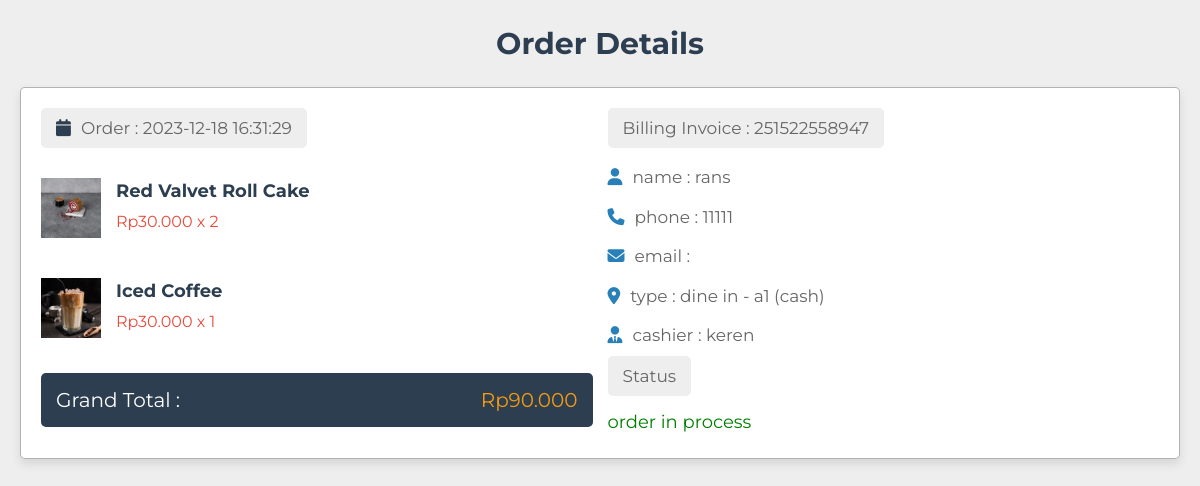
Screenshot of /products/detail_orders.php?invoice=251522558947 with the database file from the repository.
### tables this page shows
CREATE TABLE `products` (
  `id_product` int(11) NOT NULL,
  `product_name` varchar(50) NOT NULL,
  `description` varchar(200) DEFAULT NULL,
  `category` varchar(15) DEFAULT NULL,
  `price` int(10) NOT NULL,
  `status` enum('active','draft','empty') NOT NULL,
  `stock` int(11) NOT NULL,
  `image` varchar(100) DEFAULT NULL
);

CREATE TABLE `orders` (
  `invoice` varchar(12) NOT NULL,
  `id_cart` varchar(20) NOT NULL,
  `name` varchar(50) NOT NULL,
  `number` varchar(12) DEFAULT NULL,
  `email` varchar(50) DEFAULT NULL,
  `address_table` varchar(200) NOT NULL,
  `address_type` varchar(10) NOT NULL,
  `method` varchar(50) NOT NULL,
  `grand_price` int(10) NOT NULL,
  `quantity` int(2) NOT NULL,
  `date` datetime NOT NULL DEFAULT current_timestamp(),
  `status` varchar(50) DEFAULT NULL,
  `id_admin` int(11) NOT NULL
);

CREATE TABLE `detail_cart` (
  `id_cart` varchar(20) NOT NULL,
  `id_product` int(11) NOT NULL,
  `quantity` int(11) NOT NULL
);

### products/detail_orders.php (the view, shortened to what this page needs)
<?php
require_once '../component/functions.php';
if (isset($_GET['invoice'])) {
   $invoice = $_GET['invoice'];
} else {
   $invoice = '';
   header('location:orders.php?table=' . $table);
}
?>
<!DOCTYPE html>
<html lang="en">
<head>
   <link rel="stylesheet" href="https://cdnjs.cloudflare.com/ajax/libs/font-awesome/6.2.1/css/all.min.css">
   <link rel="stylesheet" href="css/detail_orders.css">
</head>
<body>
   <section class="order-details">
      <h1 class="heading">order details</h1>
      <div class="box-container">
         <?php
         $select_orders = $conn->prepare("SELECT * FROM `orders` INNER JOIN detail_cart ON orders.id_cart = detail_cart.id_cart WHERE invoice = ? LIMIT 1");
         $select_orders->execute([$invoice]);
         if ($select_orders->rowCount() > 0) {
            while ($fetch_order = $select_orders->fetch(PDO::FETCH_ASSOC)) {
               $select_admin = $conn->prepare("SELECT * FROM `administrator` WHERE id_admin = ?");
               $select_admin->execute([$fetch_order['id_admin']]);
               $fetch_admin = $select_admin->fetch(PDO::FETCH_ASSOC);
               $select_product = $conn->prepare("SELECT * FROM `products` WHERE id_product = ? LIMIT 1");
               $select_product->execute([$fetch_order['id_product']]);
               if ($select_product->rowCount() > 0) {
                  while ($fetch_product = $select_product->fetch(PDO::FETCH_ASSOC)) {
         ?>
                     <div class="box">
                        <div class="col">
                           <p class="title"><i class="fas fa-calendar"></i>Order : <?= $fetch_order['date']; ?></p>
                           <?php
                           if (isset($_GET['get_id'])) {
                              $select_get = $conn->prepare("SELECT * FROM `products` WHERE id_product = ?");
                              $select_get->execute([$_GET['get_id']]);
                              while ($fetch_get = $select_get->fetch(PDO::FETCH_ASSOC)) {
                           ?>
                                 <?php
                              }
                           } else {
                              $select_cart = $conn->prepare("SELECT * FROM `orders` INNER JOIN detail_cart ON orders.id_cart = detail_cart.id_cart WHERE invoice = ?");
                              $select_cart->execute([$invoice]);
                              if ($select_cart->rowCount() > 0) {
                                 while ($fetch_cart = $select_cart->fetch(PDO::FETCH_ASSOC)) {
                                    $select_products = $conn->prepare("SELECT * FROM `products` WHERE id_product = ?");
                                    $select_products->execute([$fetch_cart['id_product']]);
                                    $fetch_product = $select_products->fetch(PDO::FETCH_ASSOC);
                                 ?>
                                    <div class="flex">
                                       <img src="../img/<?= $fetch_product['image']; ?>" class="image" alt="">
                                       <div>
                                          <h3 class="name"><?= $fetch_product['product_name']; ?></h3>
                                          <p class="price">Rp<?= number_format($fetch_product['price'], 0, ',', '.'); ?> x <?= $fetch_cart['quantity']; ?></p>
                                       </div>
                                    </div>
                           <?php
                                 }
                              } else {
                                 echo '<p class="empty">your cart is empty</p>';
                              }
                           }
                           ?>
                           <p class="grand-total">grand total : <span>Rp<?= number_format($fetch_order['grand_price'], 0, ',', '.'); ?></span></p>
                        </div>
                        <div class="col">
                           <p class="title">billing invoice : <?= $fetch_order['invoice']; ?></p>
                           <p class="user"><i class="fas fa-user"></i>name : <?= $fetch_order['name']; ?></p>
                           <p class="user"><i class="fas fa-phone"></i>phone : <?= $fetch_order['number']; ?></p>
                           <p class="user"><i class="fas fa-envelope"></i>email : <?= $fetch_order['email']; ?></p>
                           <p class="user"><i class="fas fa-map-marker-alt"></i>type : <?= $fetch_order['address_type'] ?> - <?= $fetch_order['address_table']; ?> (<?= $fetch_order['method']; ?>)</p>
                           <p class="user"><i class="fa-solid fa-user-tie"></i>cashier : <?= $fetch_admin['username'] ?></p>
                           <p class="title">status</p>
                           <p class="status" style="color:<?php if ($fetch_order['status'] == 'needs payment') {
                                                               echo 'orange';
                                                            } elseif ($fetch_order['status'] == 'canceled') {
                                                               echo 'red';
                                                            } elseif ($fetch_order['status'] == 'order in process') {
                                                               echo 'green';
                                                            } else {
                                                               echo 'grey';
                                                            }; ?>"><?= $fetch_order['status']; ?></p>
                        </div>
                     </div>
         <?php
                  }
               } else {
                  echo '<p class="empty">product not found!</p>';
               }
            }
         } else {
            echo '<p class="empty">no orders found!</p>';
         }
         ?>
      </div>
   </section>
</body>
</html>

### products/css/detail_orders.css (style rules this page uses)
:root { --main-color:#2980b9; --red:#e74c3c; --orange:#f39c12; --green: rgb(14, 188, 14); --light-color:#666; --light-bg:#eee; --white:#fff; --black:#2c3e50; --border:.1rem solid rgba(0,0,0,.3); --box-shodow:0 .5rem 1rem rgba(0,0,0,.1); }
* { font-family: 'Montserrat', sans-serif; margin: 0; padding: 0; box-sizing: border-box; outline: none; border: none; text-decoration: none; }
html { font-size: 62.5%; overflow-x: hidden; }
body { background: var(--light-bg); }
section { padding:2.5rem 2rem; max-width: 1200px; margin: 0 auto; }
.heading { text-align: center; padding-bottom: 2.5rem; font-size: 3rem; color: var(--black); text-transform: capitalize; }
.order-details .box-container { background-color: var(--white); border: var(--border); border-radius: .5rem; padding: 2rem; box-shadow: var(--box-shodow); }
.order-details .box-container .box { display: flex; gap: 1.5rem; flex-wrap: wrap; align-items: flex-start; overflow-x: hidden; }
.order-details .box-container .box .col { flex: 1 1 40rem; }
.order-details .box-container .box .col .image { height: 6rem; width: 6rem; object-fit: contain; margin: 1rem 0; }
.order-details .box-container .box .col .title { border-radius: .5rem; margin-bottom: 1rem; padding: 1rem 1.5rem; font-size: 1.7rem; color: var(--light-color); background-color: var(--light-bg); display: inline-block; text-transform: capitalize; }
.order-details .box-container .box .col .title i { margin-right: 1rem; color: var(--black); }
.order-details .box-container .box .col .price { color: var(--red); font-size: 1.8rem; padding: .5rem 0; }
.order-details .box-container .box .col .name { font-size: 2rem; color: var(--black); text-overflow: ellipsis; overflow-x: hidden; }
.order-details .box-container .box .col .user { padding: .7rem 0; font-size: 1.7rem; color: var(--light-color); line-height: 1.5; }
.order-details .box-container .box .col .user i { margin-right: 1rem; color: var(--main-color); }
.order-details .box-container .box .col .grand-total { background-color: var(--black); display: flex; align-items: center; justify-content: space-between; gap: 1.5rem; flex-wrap: wrap; padding:1.5rem; font-size: 2rem; color: var(--white); border-radius: .5rem; text-transform: capitalize; margin-top: 1.5rem; }
.order-details .box-container .box .col .grand-total span { color: var(--orange); }
.order-details .box-container .box .col .status { font-size: 1.8rem; padding: .5rem 0; }
.box-container .box .col .flex { display: flex; align-items: center; gap: 1.5rem; padding: 1rem 0; }
.box-container .box .col .flex img { height: 15px; width: 15px; object-fit: contain; }
.box-container .box .col .flex .name { font-size: 1.8rem; color: var(--black); padding-bottom: .5rem; }
.box-container .box .col .flex .price { font-size: 1.6rem; color: var(--red); }

### rows the page displays
orders: date "2023-12-18 16:31:29", products.image (picture), products.product_name "Red Valvet Roll Cake", products.price "30.000", detail_cart.quantity "2", products.product_name "Iced Coffee", detail_cart.quantity "1"
products: orders.grand_price "90.000", orders.invoice "251522558947", orders.name "rans", orders.number "11111", orders.address_type "dine in", orders.address_table "a1", orders.method "cash", orders.status "order in process"

### other values shown
$fetch_admin['username'] "keren"
